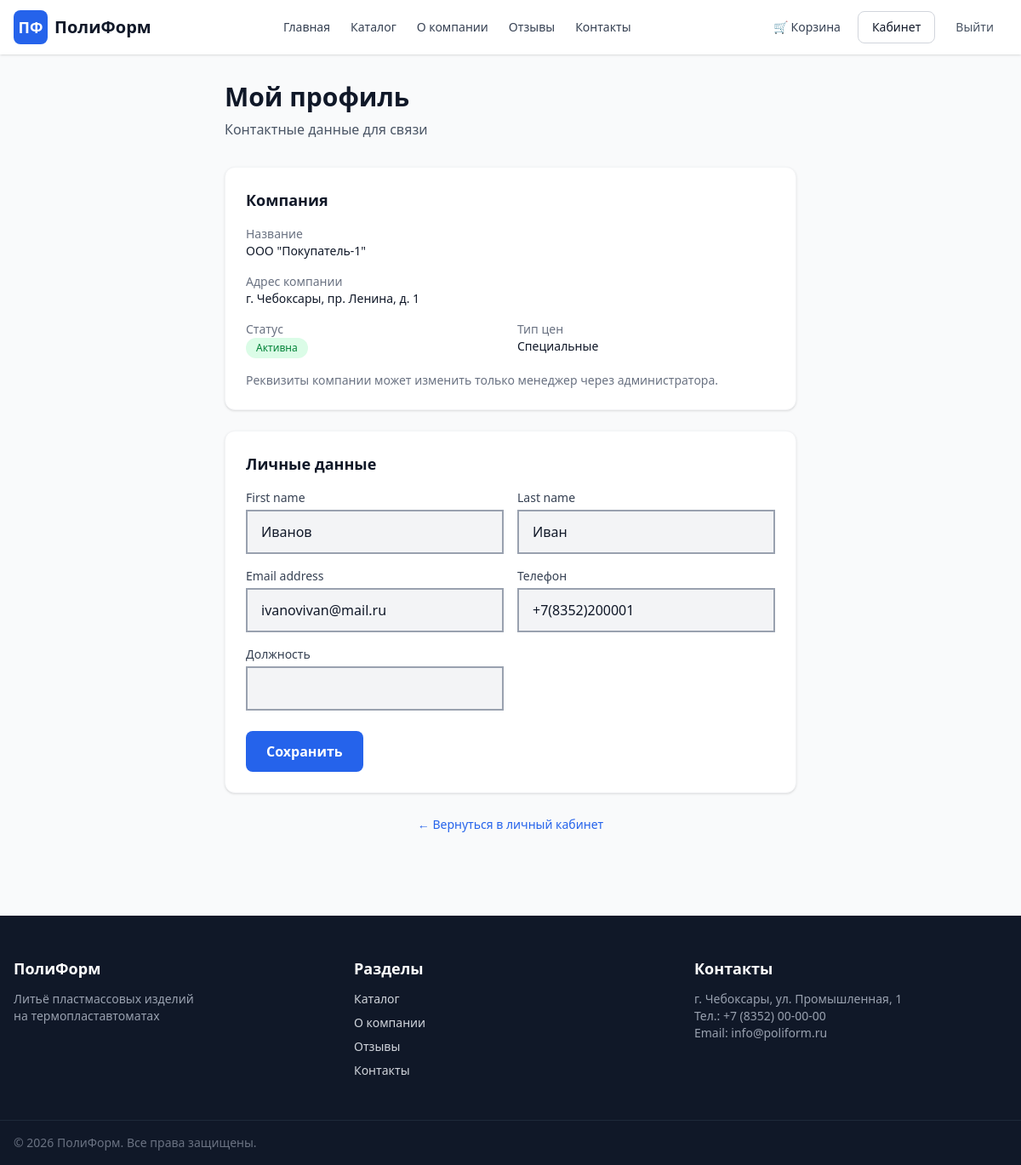
The app's page /accounts/profile/ (signed in) with its own data.
### accounts/models.py (models this page shows, shortened)
class User(AbstractUser):
    phone = models.CharField(max_length=20, blank=True, verbose_name="Телефон")
    position = models.CharField(max_length=100, blank=True, verbose_name="Должность")
    company = models.ForeignKey(
        Company, on_delete=models.SET_NULL, null=True, blank=True,
        related_name='users', verbose_name="Компания"
    )
    is_company_manager = models.BooleanField(default=False, verbose_name="Менеджер компании")

class Company(models.Model):
    STATUS_CHOICES = [
        ('pending', 'На проверке'),
        ('active', 'Активна'),
        ('blocked', 'Заблокирована'),
    ]
    PRICE_TYPES = [
        ('retail', 'Розничные'),
        ('wholesale', 'Оптовые'),
        ('special', 'Специальные'),
    ]
    name = models.CharField(max_length=255, verbose_name="Название компании")
    slug = models.SlugField(unique=True, blank=True)
    legal_address = models.TextField(blank=True, verbose_name="Юр. адрес")
    actual_address = models.TextField(blank=True, verbose_name="Факт. адрес")
    phone = models.CharField(max_length=20, blank=True)
    email = models.EmailField(blank=True)
    website = models.URLField(blank=True)
    manager_contact = models.ForeignKey(
        'User', on_delete=models.SET_NULL, null=True, blank=True,
        related_name='managed_companies', verbose_name="Контактное лицо"
    )
    status = models.CharField(max_length=20, choices=STATUS_CHOICES, default='pending')
    price_type = models.CharField(max_length=20, choices=PRICE_TYPES, default='retail', verbose_name="Тип цен")
    discount = models.PositiveSmallIntegerField(default=0, verbose_name="Скидка, %")
    created_at = models.DateTimeField(auto_now_add=True)
    approved_at = models.DateTimeField(null=True, blank=True)
    notes = models.TextField(blank=True, verbose_name="Заметки менеджера")
    class Meta:
        verbose_name = "Компания"
        verbose_name_plural = "Компании"
        ordering = ['name']

### accounts/views.py (the view)
# urls.py: path('profile/', views.profile, name='profile'),
@login_required
def profile(request):
    if request.method == 'POST':
        form = ProfileForm(request.POST, instance=request.user)
        if form.is_valid():
            form.save()
            messages.success(request, "Профиль обновлён")
            return redirect('accounts:profile')
    else:
        form = ProfileForm(instance=request.user)
    return render(request, 'accounts/profile.html', {'form': form})

### accounts/forms.py
class ProfileForm(forms.ModelForm):
    class Meta:
        model = User
        fields = ('first_name', 'last_name', 'email', 'phone', 'position')
    def __init__(self, *args, **kwargs):
        super().__init__(*args, **kwargs)
        base = (
            'w-full px-4 py-3 bg-gray-100 border-2 border-gray-400 rounded-lg'
            'text-gray-900 focus:outline-none focus:bg-white focus:border-brand-500'
        )
        for field in self.fields.values():
            field.widget.attrs['class'] = base

### orders/cart.py (called while the page is built)
    def __len__(self):
        return sum(item['quantity'] for item in self.cart.values())

### orders/context_processors.py (called while the page is built)
def cart(request):
    return {'cart': Cart(request)}

### templates/accounts/profile.html (shortened to what this page needs)
{% extends 'base.html' %}
{% block content %}
<div class="max-w-2xl mx-auto">
    <h1 class="text-3xl font-bold mb-2">Мой профиль</h1>
    <p class="text-gray-600 mb-8">Контактные данные для связи</p>
    {% if user.company %}
        <div class="bg-white p-6 rounded-xl shadow-sm border border-gray-100 mb-6">
            <h3 class="text-lg font-bold mb-4">Компания</h3>
            <dl class="grid grid-cols-1 sm:grid-cols-2 gap-4 text-sm">
                <div>
                    <dt class="text-gray-500">Название</dt>
                    <dd class="font-medium">{{ user.company.name }}</dd>
                </div>
                <div class="md:col-span-2">
                    <dt class="text-gray-500">Адрес компании</dt>
                    <dd class="font-medium">{{ user.company.legal_address|default:"—" }}</dd>
                </div>
                <div>
                    <dt class="text-gray-500">Статус</dt>
                    <dd>
                        <span class="inline-block px-3 py-1 text-xs font-medium rounded-full
                            {% if user.company.status == 'active' %}bg-green-100 text-green-700
                            {% elif user.company.status == 'pending' %}bg-yellow-100 text-yellow-700
                            {% else %}bg-red-100 text-red-700{% endif %}">
                            {{ user.company.get_status_display }}
                        </span>
                    </dd>
                </div>
                <div>
                    <dt class="text-gray-500">Тип цен</dt>
                    <dd class="font-medium">{{ user.company.get_price_type_display }}</dd>
                </div>
            </dl>
            <p class="text-sm text-gray-500 mt-4">
                Реквизиты компании может изменить только менеджер через администратора.
            </p>
        </div>
    {% endif %}
    <form method="post" class="bg-white p-6 rounded-xl shadow-sm border border-gray-100">
        <h3 class="text-lg font-bold mb-4">Личные данные</h3>
        <div class="grid grid-cols-1 md:grid-cols-2 gap-4">
            {% for field in form %}
                <div>
                    <label for="{{ field.id_for_label }}" class="block text-sm font-medium text-gray-700 mb-1">
                        {{ field.label }}
                    </label>
                    {{ field }}
                </div>
            {% endfor %}
        </div>
        <button type="submit"
                class="mt-6 px-6 py-3 bg-brand-600 text-white font-semibold rounded-lg hover:bg-brand-700 transition">
            Сохранить
        </button>
    </form>
    <div class="mt-6 text-center">
        <a href="{% url 'dashboard:home' %}" class="text-sm text-brand-600 hover:underline">
            ← Вернуться в личный кабинет
        </a>
    </div>
</div>
{% endblock %}

### records on screen
User: company.name "ООО \"Покупатель-1\"", company.legal_address "г. Чебоксары, пр. Ленина, д. 1", company.status "Активна", company.price_type "Специальные", form "Иванов" "Иван" "ivanovivan@mail.ru" "+7(8352)200001"

### other values on screen
{{ field.label }} "First name" "Last name" "Email address" "Телефон" "Должность"
